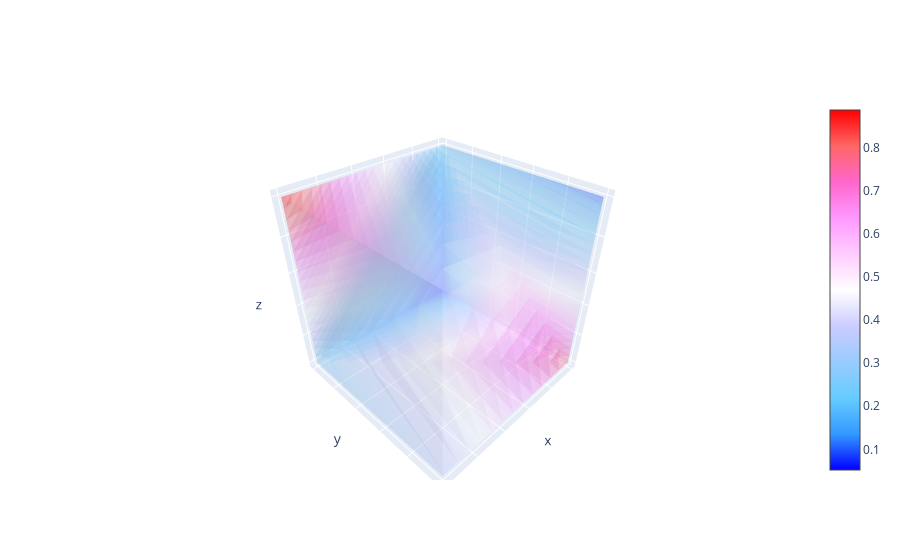

Notebook code cell kept with this figure:
### Code cell
import plotly.graph_objects as go
import random
import numpy as np

i, j = random.randint(0, 3), random.randint(0, 7)

# Generate nicely looking random 3D-field
X, Y, Z = np.mgrid[-1:1,-1:1,-1:1] # be careful with meshgrid
#vol = kernel.init_kernel()[j, i].cpu().detach().numpy()
vol = np.array(p.poli(15))
print(vol.flatten())

fig = go.Figure(data=go.Volume(
    x=X.flatten(), y=Y.flatten(), z=Z.flatten(),
    value=vol.flatten(),
    isomin=0.2,
    isomax=0.0,
    opacity=0.2,
    surface_count=25,
    colorscale='Picnic'
    ))

fig.update_layout(scene_xaxis_showticklabels=False,
                  scene_yaxis_showticklabels=False,
                  scene_zaxis_showticklabels=False)
fig.show()

### Figure 1 — Plotly figure (JSON) as saved in the notebook; plotly's stock layout.template omitted (floating-point values rounded to 4 significant figures)
{"data": [{"colorscale": [[0, "rgb(0,0,255)"], [0.1, "rgb(51,153,255)"], [0.2, "rgb(102,204,255)"], [0.3, "rgb(153,204,255)"], [0.4, "rgb(204,204,255)"], [0.5, "rgb(255,255,255)"], [0.6, "rgb(255,204,255)"], [0.7, "rgb(255,153,255)"], [0.8, "rgb(255,102,204)"], [0.9, "rgb(255,102,102)"], [1, "rgb(255,0,0)"]], "isomax": 0, "isomin": 0.2, "opacity": 0.2, "surface": {"count": 25}, "type": "volume", "value": [0.05209, 0.1978, 0.7862, 0.09845, 0.2648, 0.8874, 0.36, 0.4962, 1.102, 0.1313, 0.3275, 1.105, 0.2362, 0.453, 1.265, 0.5513, 0.7381, 1.534, 0.3833, 0.6148, 1.567, 0.5687, 0.8208, 1.807, 0.9591, 1.181, 2.151], "x": [-1, -1, -1, -1, 0, 0, 0, 0], "y": [-1, -1, 0, 0, -1, -1, 0, 0], "z": [-1, 0, -1, 0, -1, 0, -1, 0]}], "layout": {"scene": {"xaxis": {"showticklabels": false}, "yaxis": {"showticklabels": false}, "zaxis": {"showticklabels": false}}}}
